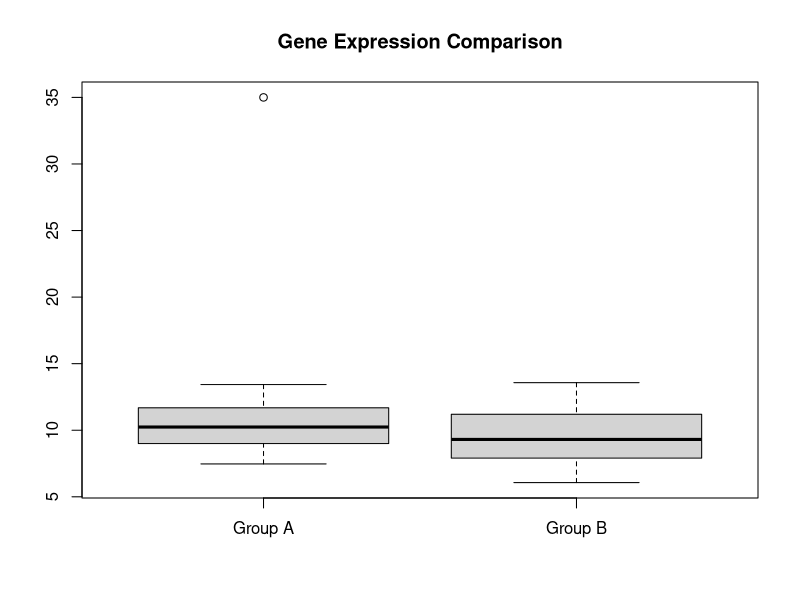
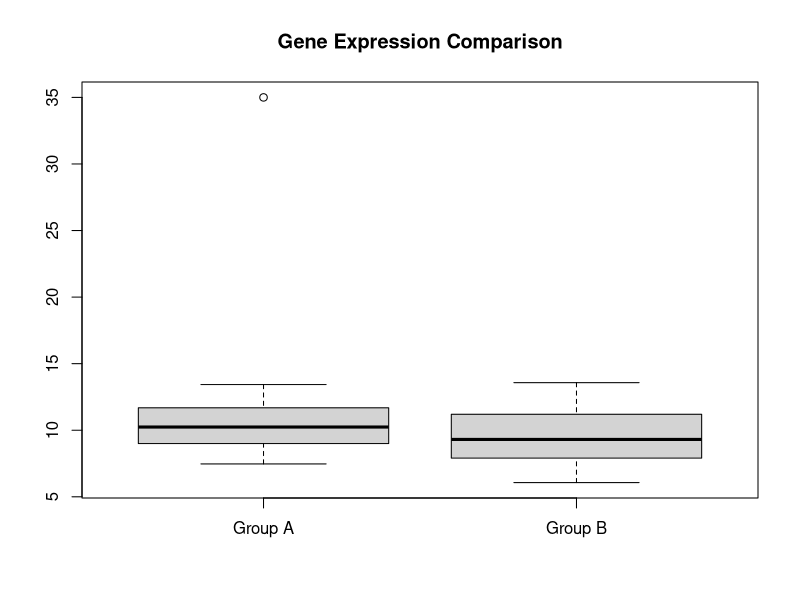

Generate these figures, in order, with R:
## ---- chunk 1
# Simulated gene expression in two conditions
set.seed(123)
groupA <- c(rnorm(15, mean=10, sd=2), 35)  # outlier added
groupB <- rnorm(16, mean=10, sd=2)

# Visualize
boxplot(groupA, groupB, names=c("Group A", "Group B"), main="Gene Expression Comparison")

# t-test
t.test(groupA, groupB)

# Wilcoxon test
wilcox.test(groupA, groupB)

# Save the boxplot to a PNG file
png("tutorial09_boxplot.png", width = 800, height = 600)
boxplot(groupA, groupB, names=c("Group A", "Group B"), main="Gene Expression Comparison")
dev.off()

## ---- chunk 2
# Observed genotype counts (e.g., AA, AB, BB)
observed <- c(60, 30, 10)
expected_proportions <- c(0.25, 0.5, 0.25) * sum(observed)

# Chi-square test
chisq.test(x = observed, p = expected_proportions, rescale.p = TRUE)
